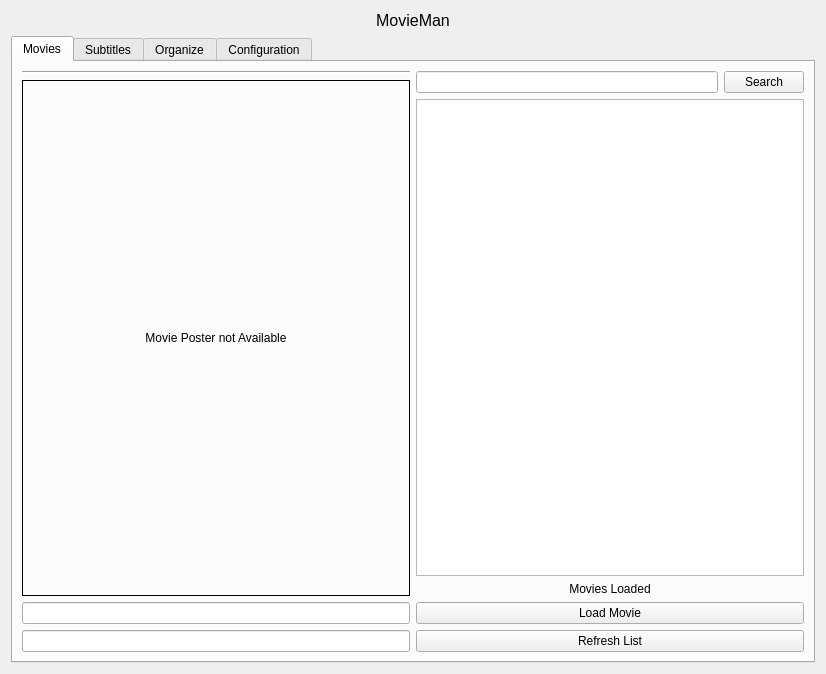
<?xml version="1.0" encoding="UTF-8"?>
<ui version="4.0">
 <class>Form</class>
 <widget class="QWidget" name="Form">
  <property name="geometry">
   <rect>
    <x>0</x>
    <y>0</y>
    <width>826</width>
    <height>674</height>
   </rect>
  </property>
  <property name="windowTitle">
   <string>MovieMan</string>
  </property>
  <layout class="QVBoxLayout" name="verticalLayout_2">
   <item>
    <layout class="QVBoxLayout" name="verticalLayout">
     <item>
      <widget class="QLabel" name="label">
       <property name="maximumSize">
        <size>
         <width>16777215</width>
         <height>40</height>
        </size>
       </property>
       <property name="font">
        <font>
         <pointsize>12</pointsize>
        </font>
       </property>
       <property name="text">
        <string>MovieMan</string>
       </property>
       <property name="alignment">
        <set>Qt::AlignCenter</set>
       </property>
      </widget>
     </item>
     <item>
      <layout class="QHBoxLayout" name="horizontalLayout">
       <item>
        <widget class="QTabWidget" name="tabWidget">
         <property name="currentIndex">
          <number>0</number>
         </property>
         <widget class="QWidget" name="tab">
          <attribute name="title">
           <string>Movies</string>
          </attribute>
          <layout class="QHBoxLayout" name="horizontalLayout_6">
           <item>
            <layout class="QVBoxLayout" name="verticalLayout_5">
             <item>
              <layout class="QVBoxLayout" name="verticalLayout_6">
               <item>
                <widget class="Line" name="line">
                 <property name="orientation">
                  <enum>Qt::Horizontal</enum>
                 </property>
                </widget>
               </item>
              </layout>
             </item>
             <item>
              <layout class="QHBoxLayout" name="horizontalLayout_7">
               <item>
                <widget class="QLabel" name="label_2">
                 <property name="sizePolicy">
                  <sizepolicy hsizetype="Expanding" vsizetype="Expanding">
                   <horstretch>0</horstretch>
                   <verstretch>0</verstretch>
                  </sizepolicy>
                 </property>
                 <property name="frameShape">
                  <enum>QFrame::Panel</enum>
                 </property>
                 <property name="text">
                  <string>Movie Poster not Available</string>
                 </property>
                 <property name="textFormat">
                  <enum>Qt::AutoText</enum>
                 </property>
                 <property name="scaledContents">
                  <bool>false</bool>
                 </property>
                 <property name="alignment">
                  <set>Qt::AlignCenter</set>
                 </property>
                </widget>
               </item>
              </layout>
             </item>
             <item>
              <layout class="QVBoxLayout" name="verticalLayout_7">
               <item>
                <widget class="QLineEdit" name="lineEdit_2">
                 <property name="sizePolicy">
                  <sizepolicy hsizetype="Preferred" vsizetype="Fixed">
                   <horstretch>0</horstretch>
                   <verstretch>0</verstretch>
                  </sizepolicy>
                 </property>
                 <property name="readOnly">
                  <bool>true</bool>
                 </property>
                </widget>
               </item>
               <item>
                <widget class="QLineEdit" name="lineEdit_3">
                 <property name="sizePolicy">
                  <sizepolicy hsizetype="Preferred" vsizetype="Fixed">
                   <horstretch>0</horstretch>
                   <verstretch>0</verstretch>
                  </sizepolicy>
                 </property>
                 <property name="readOnly">
                  <bool>true</bool>
                 </property>
                </widget>
               </item>
              </layout>
             </item>
            </layout>
           </item>
           <item>
            <layout class="QVBoxLayout" name="verticalLayout_4">
             <item>
              <layout class="QHBoxLayout" name="horizontalLayout_5">
               <item>
                <widget class="QLineEdit" name="lineEdit_5">
                 <property name="sizePolicy">
                  <sizepolicy hsizetype="Expanding" vsizetype="Maximum">
                   <horstretch>0</horstretch>
                   <verstretch>0</verstretch>
                  </sizepolicy>
                 </property>
                </widget>
               </item>
               <item>
                <widget class="QPushButton" name="pushButton">
                 <property name="text">
                  <string>Search</string>
                 </property>
                </widget>
               </item>
              </layout>
             </item>
             <item>
              <widget class="QListView" name="listView">
               <property name="sizePolicy">
                <sizepolicy hsizetype="Preferred" vsizetype="Expanding">
                 <horstretch>0</horstretch>
                 <verstretch>0</verstretch>
                </sizepolicy>
               </property>
               <property name="editTriggers">
                <set>QAbstractItemView::NoEditTriggers</set>
               </property>
               <property name="alternatingRowColors">
                <bool>true</bool>
               </property>
              </widget>
             </item>
             <item>
              <widget class="QLabel" name="label_3">
               <property name="sizePolicy">
                <sizepolicy hsizetype="Preferred" vsizetype="Fixed">
                 <horstretch>0</horstretch>
                 <verstretch>0</verstretch>
                </sizepolicy>
               </property>
               <property name="text">
                <string>Movies Loaded</string>
               </property>
               <property name="alignment">
                <set>Qt::AlignCenter</set>
               </property>
              </widget>
             </item>
             <item>
              <widget class="QPushButton" name="pushButton_8">
               <property name="text">
                <string>Load Movie</string>
               </property>
              </widget>
             </item>
             <item>
              <widget class="QPushButton" name="pushButton_5">
               <property name="text">
                <string>Refresh List</string>
               </property>
              </widget>
             </item>
            </layout>
           </item>
          </layout>
         </widget>
         <widget class="QWidget" name="tab_3">
          <attribute name="title">
           <string>Subtitles</string>
          </attribute>
         </widget>
         <widget class="QWidget" name="tab_4">
          <attribute name="title">
           <string>Organize</string>
          </attribute>
         </widget>
         <widget class="QWidget" name="tab_2">
          <attribute name="title">
           <string>Configuration</string>
          </attribute>
          <layout class="QHBoxLayout" name="horizontalLayout_3">
           <item>
            <layout class="QHBoxLayout" name="horizontalLayout_2">
             <item>
              <widget class="QLineEdit" name="lineEdit">
               <property name="inputMask">
                <string/>
               </property>
               <property name="placeholderText">
                <string notr="true"/>
               </property>
              </widget>
             </item>
             <item>
              <widget class="QPushButton" name="pushButton_2">
               <property name="text">
                <string>Browse</string>
               </property>
              </widget>
             </item>
             <item>
              <widget class="QToolButton" name="toolButton">
               <property name="text">
                <string>Set Path</string>
               </property>
              </widget>
             </item>
            </layout>
           </item>
          </layout>
         </widget>
        </widget>
       </item>
      </layout>
     </item>
    </layout>
   </item>
  </layout>
 </widget>
 <resources/>
 <connections/>
</ui>
